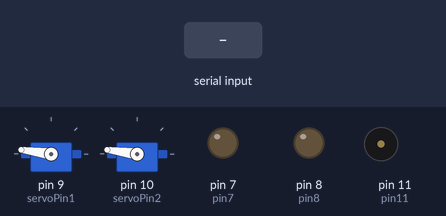
The sketch below on a simulated Arduino Uno, built with avr-gcc and run on an emulated ATmega328P. Shown: 2 × servo, output pins drawn as LEDs (lit = HIGH), buzzer (waves = sounding). Inputs (shaded band) come from the test bench. Pins used as bus, display or sensor lines are not drawn.

Above: at 1.2 s.
1.3 s: "C" received over Serial
At 2.5 s:
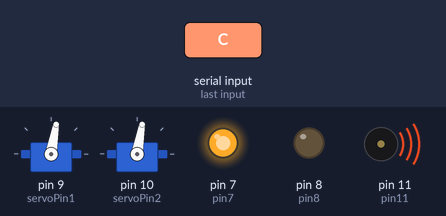
2.8 s: "N" received over Serial
At 3.8 s:
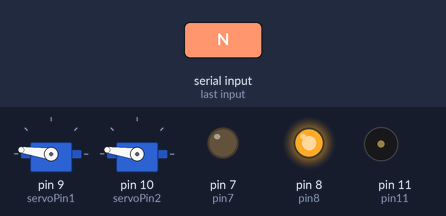
At 33.9 s:
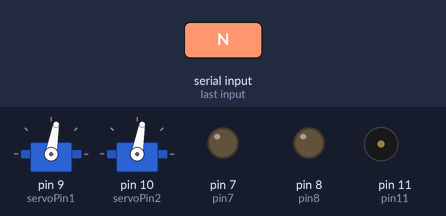
Timing chart, 0 to 34.3 s (numbered marks = the images above; inputs shaded):
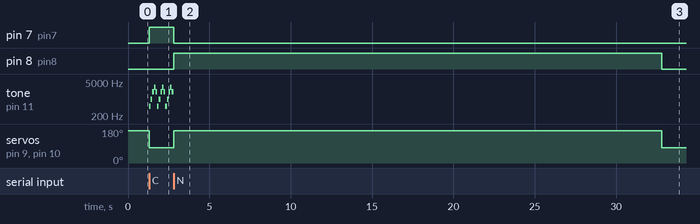

Measured:
- after the input at 1.3 s, pin 7 (pin7): LOW → HIGH at once; tone on pin 11 (pin11): silent → 500 Hz at once, then repeats every 0.50 s: 1000 Hz 0.10 s, 2000 Hz 0.10 s, 3000 Hz 0.10 s, 2000 Hz 0.10 s, 500 Hz 0.10 s; servo on pin 9 (servoPin1), servo on pin 10 (servoPin2): 172° → 80° at once
- after the input at 2.8 s, pin 7 (pin7): HIGH → LOW at once; pin 8 (pin8): LOW → HIGH at once, → LOW 30.0 s later; servo on pin 9 (servoPin1), servo on pin 10 (servoPin2): 80° → 172° at once, → 80° 30.0 s later

The sketch:

ar3_copy_20250604200342.ino
```cpp
#include <Servo.h>

Servo myservo1;
Servo myservo2;

const int servoPin1 = 9;
const int servoPin2 = 10;

const int pin11 = 11;  // 부저 핀 변경
const int pin7 = 7;
const int pin8 = 8;

unsigned long lastMoveTime = 0;
bool isAt180 = true;
bool carDetected = false;
bool overrideByCar = false;

bool buzzDone = false;
unsigned long buzzStartTime = 0;

// 부저 주파수 변경을 위한 변수
unsigned long lastBuzzChangeTime = 0;
int currentFrequency = 500;  // 초기 주파수 (500Hz)
const int frequencies[] = {500, 1000, 2000, 3000, 2000, 1000, 500};  // 사이렌 주파수 배열
int freqIndex = 0;  // 주파수 배열 인덱스

void setup() {
  Serial.begin(9600);

  myservo1.attach(servoPin1);
  myservo2.attach(servoPin2);

  pinMode(pin11, OUTPUT);  // 부저 핀을 출력 모드로 설정
  pinMode(pin7, OUTPUT);
  pinMode(pin8, OUTPUT);

  myservo1.write(172);
  myservo2.write(172);
  lastMoveTime = millis();

  digitalWrite(pin11, LOW);  // 부저 초기 상태
  digitalWrite(pin7, LOW);
  digitalWrite(pin8, LOW);
}

void loop() {
  unsigned long currentTime = millis();

  // 시리얼 명령 수신
  if (Serial.available()) {
    char command = Serial.read();
    if (command == 'C') {
      carDetected = true;
    } else if (command == 'N') {
      carDetected = false;
    }
  }

  // 차량이 감지된 경우
  if (isAt180 && carDetected) {
    myservo1.write(80);
    myservo2.write(80);
    overrideByCar = true;

    digitalWrite(pin7, HIGH);
    digitalWrite(pin11, HIGH);  // 부저도 HIGH (tone 제어됨)
    digitalWrite(pin8, LOW);

    lastMoveTime = millis();
    isAt180 = false;
  }

  // 차량 감지가 끝난 경우
  else if (overrideByCar && !carDetected) {
    myservo1.write(172);
    myservo2.write(172);
    isAt180 = true;
    overrideByCar = false;

    digitalWrite(pin11, LOW);  // 부저 끄기
    digitalWrite(pin7, LOW);
    digitalWrite(pin8, HIGH);

    lastMoveTime = millis();
  }

  // 차량 감지 외 일반 주기적 동작
  else if (!overrideByCar) {
    if (isAt180 && currentTime - lastMoveTime >= 30000) {
      myservo1.write(80);
      myservo2.write(80);
      isAt180 = false;
      lastMoveTime = currentTime;
    } else if (!isAt180 && currentTime - lastMoveTime >= 15000) {
      myservo1.write(172);
      myservo2.write(172);
      isAt180 = true;
      lastMoveTime = currentTime;
    }

    if (!isAt180) {
      digitalWrite(pin11, LOW);
      digitalWrite(pin7, LOW);
      digitalWrite(pin8, LOW);
    }
  }

  // 차량 감지된 상태에서만 부저 주파수 변경 (사이렌 효과)
  if (carDetected && currentTime - lastBuzzChangeTime >= 100) {  // 0.25초 간격으로 변경
    currentFrequency = frequencies[freqIndex];  // 현재 주파수 설정
    tone(pin11, currentFrequency);  // 부저 소리 변경
    freqIndex = (freqIndex + 1) % 5;  // 주파수 배열 순환 (500 -> 1000 -> 2000 -> 3000 -> 2000 -> 1000 -> 500)
    lastBuzzChangeTime = currentTime;
  } else if (!carDetected) {
    noTone(pin11);  // 차량이 감지되지 않으면 부저 끄기
  }
}
```
